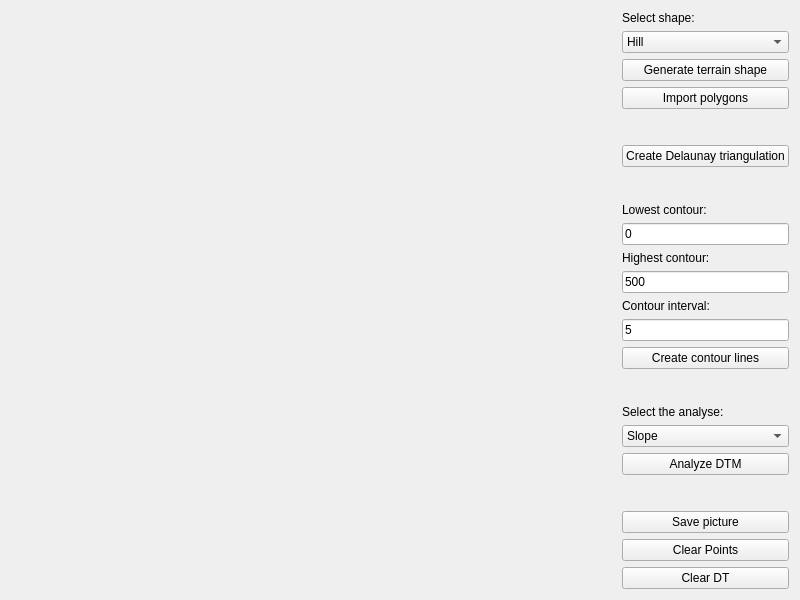
<?xml version="1.0" encoding="UTF-8"?>
<ui version="4.0">
 <class>Widget</class>
 <widget class="QWidget" name="Widget">
  <property name="geometry">
   <rect>
    <x>0</x>
    <y>0</y>
    <width>800</width>
    <height>600</height>
   </rect>
  </property>
  <property name="windowTitle">
   <string>DTM</string>
  </property>
  <layout class="QHBoxLayout" name="horizontalLayout">
   <item>
    <widget class="Draw" name="Canvas" native="true">
     <property name="sizePolicy">
      <sizepolicy hsizetype="Preferred" vsizetype="Preferred">
       <horstretch>1</horstretch>
       <verstretch>1</verstretch>
      </sizepolicy>
     </property>
    </widget>
   </item>
   <item>
    <layout class="QVBoxLayout" name="verticalLayout">
     <item>
      <widget class="QLabel" name="label">
       <property name="text">
        <string>Select shape:</string>
       </property>
      </widget>
     </item>
     <item>
      <widget class="QComboBox" name="comboBox">
       <item>
        <property name="text">
         <string>Hill</string>
        </property>
       </item>
       <item>
        <property name="text">
         <string>Valley</string>
        </property>
       </item>
       <item>
        <property name="text">
         <string>Ridge</string>
        </property>
       </item>
       <item>
        <property name="text">
         <string>Saddle</string>
        </property>
       </item>
       <item>
        <property name="text">
         <string>Gentle Ridge</string>
        </property>
       </item>
       <item>
        <property name="text">
         <string>Grid</string>
        </property>
       </item>
      </widget>
     </item>
     <item>
      <widget class="QPushButton" name="generateTerrain">
       <property name="text">
        <string>Generate terrain shape</string>
       </property>
      </widget>
     </item>
     <item>
      <widget class="QPushButton" name="importPolygons">
       <property name="text">
        <string>Import polygons</string>
       </property>
      </widget>
     </item>
     <item>
      <spacer name="verticalSpacer_4">
       <property name="orientation">
        <enum>Qt::Vertical</enum>
       </property>
       <property name="sizeHint" stdset="0">
        <size>
         <width>20</width>
         <height>40</height>
        </size>
       </property>
      </spacer>
     </item>
     <item>
      <widget class="QPushButton" name="createDelaunay">
       <property name="text">
        <string>Create Delaunay triangulation</string>
       </property>
      </widget>
     </item>
     <item>
      <spacer name="verticalSpacer_3">
       <property name="orientation">
        <enum>Qt::Vertical</enum>
       </property>
       <property name="sizeHint" stdset="0">
        <size>
         <width>20</width>
         <height>40</height>
        </size>
       </property>
      </spacer>
     </item>
     <item>
      <widget class="QLabel" name="label_2">
       <property name="text">
        <string>Lowest contour:</string>
       </property>
      </widget>
     </item>
     <item>
      <widget class="QLineEdit" name="lineEdit_2">
       <property name="text">
        <string>0</string>
       </property>
      </widget>
     </item>
     <item>
      <widget class="QLabel" name="label_4">
       <property name="text">
        <string>Highest contour:</string>
       </property>
      </widget>
     </item>
     <item>
      <widget class="QLineEdit" name="lineEdit_3">
       <property name="text">
        <string>500</string>
       </property>
      </widget>
     </item>
     <item>
      <widget class="QLabel" name="label_5">
       <property name="text">
        <string>Contour interval:</string>
       </property>
      </widget>
     </item>
     <item>
      <widget class="QLineEdit" name="lineEdit">
       <property name="text">
        <string>5</string>
       </property>
      </widget>
     </item>
     <item>
      <widget class="QPushButton" name="createContours">
       <property name="text">
        <string>Create contour lines</string>
       </property>
      </widget>
     </item>
     <item>
      <spacer name="verticalSpacer">
       <property name="orientation">
        <enum>Qt::Vertical</enum>
       </property>
       <property name="sizeHint" stdset="0">
        <size>
         <width>20</width>
         <height>40</height>
        </size>
       </property>
      </spacer>
     </item>
     <item>
      <widget class="QLabel" name="label_3">
       <property name="text">
        <string>Select the analyse:</string>
       </property>
      </widget>
     </item>
     <item>
      <widget class="QComboBox" name="comboBox_2">
       <item>
        <property name="text">
         <string>Slope</string>
        </property>
       </item>
       <item>
        <property name="text">
         <string>Aspect</string>
        </property>
       </item>
      </widget>
     </item>
     <item>
      <widget class="QPushButton" name="analyzeDTM">
       <property name="text">
        <string>Analyze DTM</string>
       </property>
      </widget>
     </item>
     <item>
      <spacer name="verticalSpacer_2">
       <property name="orientation">
        <enum>Qt::Vertical</enum>
       </property>
       <property name="sizeHint" stdset="0">
        <size>
         <width>20</width>
         <height>40</height>
        </size>
       </property>
      </spacer>
     </item>
     <item>
      <widget class="QPushButton" name="Save">
       <property name="text">
        <string>Save picture</string>
       </property>
      </widget>
     </item>
     <item>
      <widget class="QPushButton" name="clearPoints">
       <property name="text">
        <string>Clear Points</string>
       </property>
      </widget>
     </item>
     <item>
      <widget class="QPushButton" name="clearDT">
       <property name="text">
        <string>Clear DT</string>
       </property>
      </widget>
     </item>
    </layout>
   </item>
  </layout>
 </widget>
 <customwidgets>
  <customwidget>
   <class>Draw</class>
   <extends>QWidget</extends>
   <header location="global">draw.h</header>
   <container>1</container>
  </customwidget>
 </customwidgets>
 <resources/>
 <connections/>
</ui>
